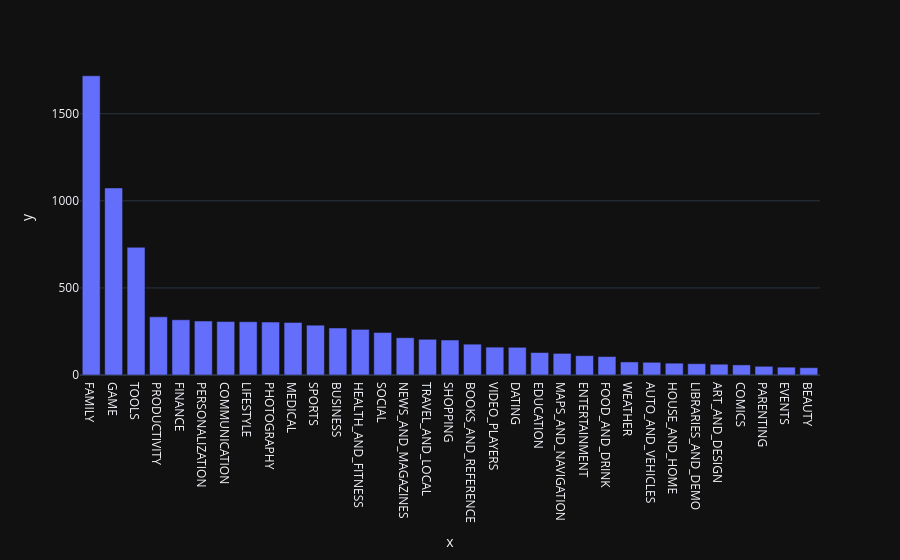

The cell this chart's notebook holds for it:
### Code cell
bar = px.bar(x = df_apps_per_cat.index, # index = category name
             y = df_apps_per_cat.values)

bar.show()

### Figure 1 — Plotly figure (JSON) as saved in the notebook; plotly's stock layout.template omitted (floating-point values rounded to 4 significant figures)
{"data": [{"hovertemplate": "x=%{x}<br>y=%{y}<extra></extra>", "legendgroup": "", "marker": {"color": "#636efa", "pattern": {"shape": ""}}, "name": "", "orientation": "v", "showlegend": false, "textposition": "auto", "x": ["FAMILY", "GAME", "TOOLS", "PRODUCTIVITY", "FINANCE", "PERSONALIZATION", "COMMUNICATION", "LIFESTYLE", "PHOTOGRAPHY", "MEDICAL", "SPORTS", "BUSINESS", "HEALTH_AND_FITNESS", "SOCIAL", "NEWS_AND_MAGAZINES", "TRAVEL_AND_LOCAL", "SHOPPING", "BOOKS_AND_REFERENCE", "VIDEO_PLAYERS", "DATING", "EDUCATION", "MAPS_AND_NAVIGATION", "ENTERTAINMENT", "FOOD_AND_DRINK", "WEATHER", "AUTO_AND_VEHICLES", "HOUSE_AND_HOME", "LIBRARIES_AND_DEMO", "ART_AND_DESIGN", "COMICS", "PARENTING", "EVENTS", "BEAUTY"], "xaxis": "x", "y": [1718, 1074, 733, 334, 317, 310, 307, 306, 304, 302, 286, 270, 262, 244, 214, 205, 201, 177, 160, 159, 129, 124, 111, 106, 75, 73, 68, 65, 62, 58, 50, 45, 42], "yaxis": "y", "type": "bar"}], "layout": {"xaxis": {"anchor": "y", "domain": [0.0, 1.0], "title": {"text": "x"}}, "yaxis": {"anchor": "x", "domain": [0.0, 1.0], "title": {"text": "y"}}, "legend": {"tracegroupgap": 0}, "margin": {"t": 60}, "barmode": "relative"}}
